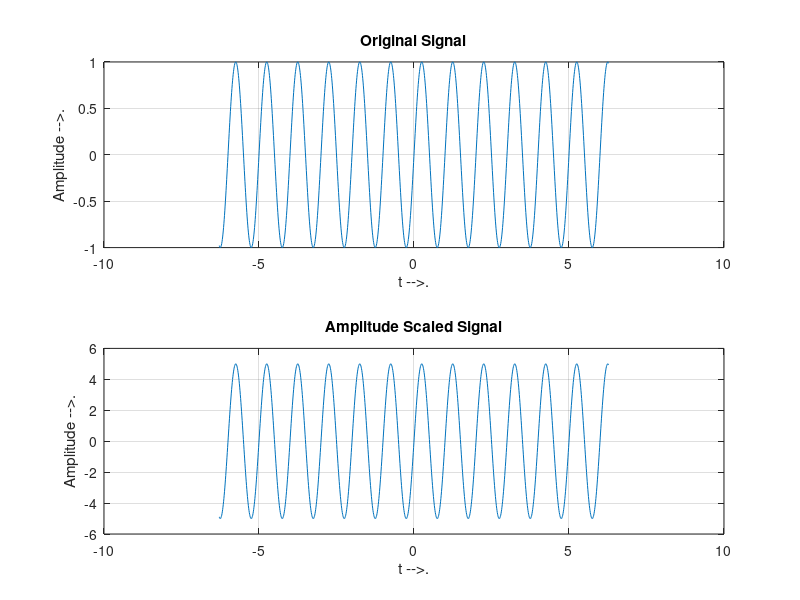

MATLAB code to generate this figure:
%Amplitude Scaling
t=-2*pi:0.01:2*pi;
c=input('Enter the value of c');
subplot(2,1,1);
y=sin(2*pi*t);
plot(t,y);
grid on;
ylabel('Amplitude -->.');
xlabel('t -->.');
title('Original Signal');
subplot(2,1,2);
y=c*sin(2*pi*t);
plot(t,y);
grid on;
ylabel('Amplitude -->.');
xlabel('t -->.');
title('Amplitude Scaled Signal');
